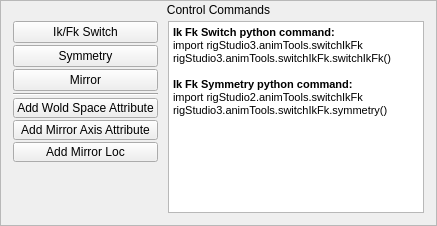
         <widget class="QFrame" name="commands_frame">
          <property name="enabled">
           <bool>true</bool>
          </property>
          <property name="minimumSize">
           <size>
            <width>0</width>
            <height>0</height>
           </size>
          </property>
          <property name="frameShape">
           <enum>QFrame::StyledPanel</enum>
          </property>
          <property name="frameShadow">
           <enum>QFrame::Plain</enum>
          </property>
          <layout class="QVBoxLayout" name="verticalLayout_84">
           <property name="spacing">
            <number>4</number>
           </property>
           <property name="leftMargin">
            <number>2</number>
           </property>
           <property name="topMargin">
            <number>2</number>
           </property>
           <property name="rightMargin">
            <number>2</number>
           </property>
           <property name="bottomMargin">
            <number>2</number>
           </property>
           <item>
            <widget class="QLabel" name="commands_label">
             <property name="text">
              <string>Control Commands</string>
             </property>
             <property name="alignment">
              <set>Qt::AlignCenter</set>
             </property>
             <property name="margin">
              <number>2</number>
             </property>
            </widget>
           </item>
           <item>
            <widget class="QFrame" name="commands_groupFrame">
             <property name="frameShape">
              <enum>QFrame::NoFrame</enum>
             </property>
             <property name="frameShadow">
              <enum>QFrame::Raised</enum>
             </property>
             <layout class="QVBoxLayout" name="verticalLayout_85">
              <property name="spacing">
               <number>4</number>
              </property>
              <property name="leftMargin">
               <number>0</number>
              </property>
              <property name="topMargin">
               <number>0</number>
              </property>
              <property name="rightMargin">
               <number>0</number>
              </property>
              <property name="bottomMargin">
               <number>0</number>
              </property>
              <item>
               <layout class="QHBoxLayout" name="horizontalLayout_50" stretch="0,0">
                <property name="spacing">
                 <number>10</number>
                </property>
                <property name="leftMargin">
                 <number>10</number>
                </property>
                <property name="rightMargin">
                 <number>10</number>
                </property>
                <property name="bottomMargin">
                 <number>10</number>
                </property>
                <item>
                 <layout class="QVBoxLayout" name="verticalLayout_86">
                  <property name="spacing">
                   <number>2</number>
                  </property>
                  <item>
                   <widget class="QPushButton" name="testIkFkSwitch_btn">
                    <property name="text">
                     <string>Ik/Fk Switch</string>
                    </property>
                   </widget>
                  </item>
                  <item>
                   <widget class="QPushButton" name="symmetry_btn">
                    <property name="text">
                     <string>Symmetry</string>
                    </property>
                   </widget>
                  </item>
                  <item>
                   <widget class="QPushButton" name="mirror_btn">
                    <property name="text">
                     <string>Mirror</string>
                    </property>
                   </widget>
                  </item>
                  <item>
                   <widget class="Line" name="line_15">
                    <property name="orientation">
                     <enum>Qt::Horizontal</enum>
                    </property>
                   </widget>
                  </item>
                  <item>
                   <widget class="QPushButton" name="addWorldSpaceAttr_btn">
                    <property name="maximumSize">
                     <size>
                      <width>16777215</width>
                      <height>20</height>
                     </size>
                    </property>
                    <property name="text">
                     <string>Add Wold Space Attribute</string>
                    </property>
                   </widget>
                  </item>
                  <item>
                   <widget class="QPushButton" name="addMirrorAxisAttr_btn">
                    <property name="maximumSize">
                     <size>
                      <width>16777215</width>
                      <height>20</height>
                     </size>
                    </property>
                    <property name="text">
                     <string>Add Mirror Axis Attribute</string>
                    </property>
                   </widget>
                  </item>
                  <item>
                   <widget class="QPushButton" name="addMirrorLoc_btn">
                    <property name="maximumSize">
                     <size>
                      <width>16777215</width>
                      <height>20</height>
                     </size>
                    </property>
                    <property name="text">
                     <string>Add Mirror Loc</string>
                    </property>
                   </widget>
                  </item>
                  <item>
                   <spacer name="verticalSpacer_17">
                    <property name="orientation">
                     <enum>Qt::Vertical</enum>
                    </property>
                    <property name="sizeHint" stdset="0">
                     <size>
                      <width>20</width>
                      <height>40</height>
                     </size>
                    </property>
                   </spacer>
                  </item>
                 </layout>
                </item>
                <item>
                 <widget class="QTextBrowser" name="textBrowser">
                  <property name="sizePolicy">
                   <sizepolicy hsizetype="Expanding" vsizetype="Expanding">
                    <horstretch>0</horstretch>
                    <verstretch>0</verstretch>
                   </sizepolicy>
                  </property>
                  <property name="maximumSize">
                   <size>
                    <width>16777215</width>
                    <height>10000</height>
                   </size>
                  </property>
                  <property name="html">
                   <string>&lt;!DOCTYPE HTML PUBLIC &quot;-//W3C//DTD HTML 4.0//EN&quot; &quot;http://www.w3.org/TR/REC-html40/strict.dtd&quot;&gt;
&lt;html&gt;&lt;head&gt;&lt;meta name=&quot;qrichtext&quot; content=&quot;1&quot; /&gt;&lt;style type=&quot;text/css&quot;&gt;
p, li { white-space: pre-wrap; }
&lt;/style&gt;&lt;/head&gt;&lt;body style=&quot; font-family:'MS Shell Dlg 2'; font-size:8.25pt; font-weight:400; font-style:normal;&quot;&gt;
&lt;p style=&quot; margin-top:0px; margin-bottom:0px; margin-left:0px; margin-right:0px; -qt-block-indent:0; text-indent:0px;&quot;&gt;&lt;span style=&quot; font-weight:600;&quot;&gt;Ik Fk Switch python command:&lt;/span&gt;&lt;/p&gt;
&lt;p style=&quot; margin-top:0px; margin-bottom:0px; margin-left:0px; margin-right:0px; -qt-block-indent:0; text-indent:0px;&quot;&gt;&lt;span style=&quot; font-size:8pt;&quot;&gt;import rigStudio3.animTools.switchIkFk&lt;/span&gt;&lt;/p&gt;
&lt;p style=&quot; margin-top:0px; margin-bottom:0px; margin-left:0px; margin-right:0px; -qt-block-indent:0; text-indent:0px;&quot;&gt;&lt;span style=&quot; font-size:8pt;&quot;&gt;rigStudio3.animTools.switchIkFk.switchIkFk()&lt;/span&gt;&lt;/p&gt;
&lt;p style=&quot;-qt-paragraph-type:empty; margin-top:0px; margin-bottom:0px; margin-left:0px; margin-right:0px; -qt-block-indent:0; text-indent:0px; font-size:8pt;&quot;&gt;&lt;br /&gt;&lt;/p&gt;
&lt;p style=&quot; margin-top:0px; margin-bottom:0px; margin-left:0px; margin-right:0px; -qt-block-indent:0; text-indent:0px;&quot;&gt;&lt;span style=&quot; font-weight:600;&quot;&gt;Ik Fk S&lt;/span&gt;&lt;span style=&quot; font-size:8pt; font-weight:600;&quot;&gt;ymmetry&lt;/span&gt;&lt;span style=&quot; font-weight:600;&quot;&gt; python command:&lt;/span&gt;&lt;/p&gt;
&lt;p style=&quot; margin-top:0px; margin-bottom:0px; margin-left:0px; margin-right:0px; -qt-block-indent:0; text-indent:0px;&quot;&gt;&lt;span style=&quot; font-size:8pt;&quot;&gt;import rigStudio2.animTools.switchIkFk&lt;/span&gt;&lt;/p&gt;
&lt;p style=&quot; margin-top:0px; margin-bottom:0px; margin-left:0px; margin-right:0px; -qt-block-indent:0; text-indent:0px;&quot;&gt;&lt;span style=&quot; font-size:8pt;&quot;&gt;rigStudio3.animTools.switchIkFk.symmetry()&lt;/span&gt;&lt;/p&gt;&lt;/body&gt;&lt;/html&gt;</string>
                  </property>
                 </widget>
                </item>
               </layout>
              </item>
             </layout>
            </widget>
           </item>
          </layout>
         </widget>
